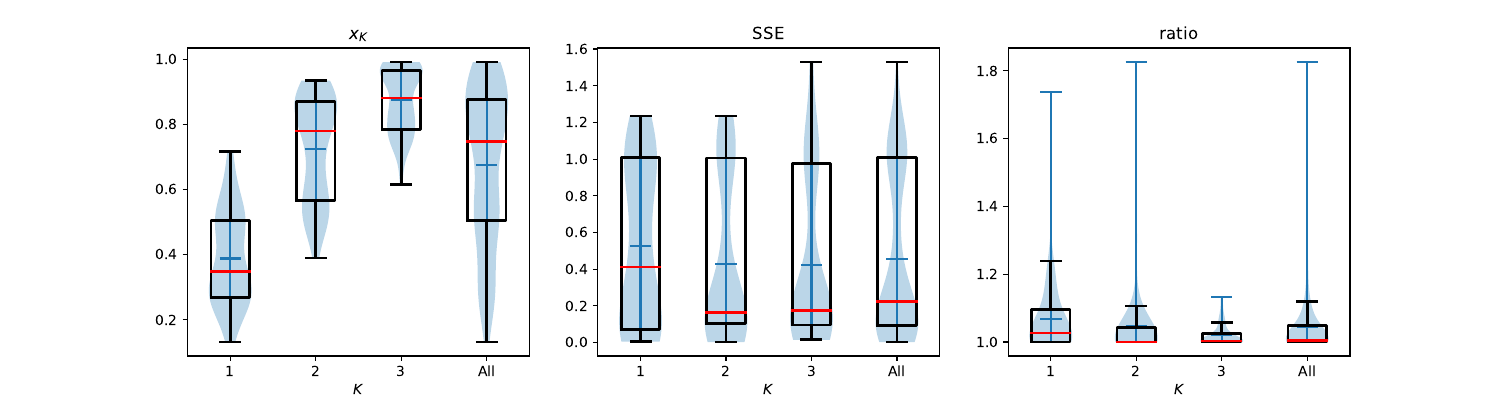

Source code (Python):
import pathlib

import pandas as pd
import matplotlib.pyplot as plt

import opt_mo


def get_root_of_repo_path():
    """
    Use pathlib to find the root of the repository.
    """
    return pathlib.Path(__file__).absolute().parent.parent.parent


def get_SEE_from_pandas_row(row):
    """
    A vectorized SSE calculation.
    """
    vector = row[
        [
            "Best_response_p1",
            "Best_response_p2",
            "Best_response_p3",
            "Best_response_p4",
        ]
    ]
    return opt_mo.tools.get_least_squares(vector)


def plot_figure(df):
    """
    Plot the figure for a given dataframe of data.

    This plots a 1 by 3 figure:

    First row:
        - first figure: Violon plot of x_K (4 violons: 1 for each value of K and 1 overall)
        - second figure: Violon plot of SSE (4 violons: 1 for each value of K and 1 overall)
        - third figure: Violon plot of the x_K / non_dynamic_x_K (4 "violons" 1 for each p*_i)
    """

    K_range = sorted(df["K"].unique())
    x_ticks = range(1, 5)
    x_tick_labels = ["1", "2", "3", "All"]
    fig, axarray = plt.subplots(nrows=1, ncols=3, figsize=(15, 4))

    for ax, variable in zip(axarray, ["x_K", "SSE", "ratio"]):
        data = [list(df[df["K"] == K][variable]) for K in K_range] + [
            list(df[variable])
        ]
        ax.violinplot(data, showmeans=True, showextrema=True, showmedians=True)

        boxes = ax.boxplot(data, showfliers=False)
        for bp in boxes["medians"]:
            bp.set_color("red")
            bp.set_linewidth(2)
        for bp in boxes["caps"]:
            bp.set_color("black")
            bp.set_linewidth(2)
        for bp in boxes["whiskers"]:
            bp.set_color("black")
            bp.set_linewidth(2)
        for bp in boxes["boxes"]:
            bp.set_color("black")
            bp.set_linewidth(2)

        ax.set_xticks(x_ticks)
        ax.set_xticklabels(x_tick_labels)
        if variable == "x_K":
            variable = "$x_K$"
        ax.set_title(variable)
        ax.set_xlabel("$K$")

    return fig


root = get_root_of_repo_path()
df = pd.read_csv(root / "moran_data/moran/data.csv")
df["SSE"] = df.apply(get_SEE_from_pandas_row, axis=1)
df["ratio"] = df["x_K"] / df["non_dynamic_x_K"]
df = df.drop_duplicates()
df = df.dropna()

df_with_improved_performance = df[df["x_K"] > df["non_dynamic_x_K"]]
fig = plot_figure(df=df_with_improved_performance)
fig.savefig("main.pdf", transparent=True)
